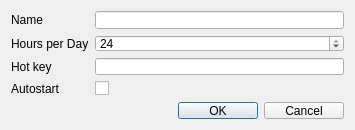
<?xml version="1.0" encoding="UTF-8"?>
<ui version="4.0">
 <class>Edit</class>
 <widget class="QDialog" name="Edit">
  <property name="geometry">
   <rect>
    <x>0</x>
    <y>0</y>
    <width>355</width>
    <height>130</height>
   </rect>
  </property>
  <property name="sizePolicy">
   <sizepolicy hsizetype="Preferred" vsizetype="Preferred">
    <horstretch>0</horstretch>
    <verstretch>0</verstretch>
   </sizepolicy>
  </property>
  <property name="minimumSize">
   <size>
    <width>255</width>
    <height>130</height>
   </size>
  </property>
  <property name="maximumSize">
   <size>
    <width>99999</width>
    <height>300</height>
   </size>
  </property>
  <property name="windowTitle">
   <string>Settings</string>
  </property>
  <layout class="QGridLayout" name="gridLayout" columnstretch="0,1">
   <item row="1" column="1">
    <widget class="QSpinBox" name="edHour">
     <property name="minimum">
      <number>1</number>
     </property>
     <property name="maximum">
      <number>24</number>
     </property>
     <property name="value">
      <number>24</number>
     </property>
    </widget>
   </item>
   <item row="0" column="1">
    <widget class="QLineEdit" name="edName">
     <property name="sizePolicy">
      <sizepolicy hsizetype="Minimum" vsizetype="Fixed">
       <horstretch>0</horstretch>
       <verstretch>0</verstretch>
      </sizepolicy>
     </property>
    </widget>
   </item>
   <item row="0" column="0">
    <widget class="QLabel" name="lbName">
     <property name="text">
      <string>Name</string>
     </property>
    </widget>
   </item>
   <item row="1" column="0">
    <widget class="QLabel" name="lbHours">
     <property name="text">
      <string>Hours per Day</string>
     </property>
    </widget>
   </item>
   <item row="5" column="0" colspan="2">
    <widget class="QDialogButtonBox" name="buttonBox">
     <property name="orientation">
      <enum>Qt::Horizontal</enum>
     </property>
     <property name="standardButtons">
      <set>QDialogButtonBox::Cancel|QDialogButtonBox::Ok</set>
     </property>
    </widget>
   </item>
   <item row="2" column="0">
    <widget class="QLabel" name="lbHotkey">
     <property name="text">
      <string>Hot key</string>
     </property>
    </widget>
   </item>
   <item row="2" column="1">
    <widget class="HotKeyEdit" name="edHotKey"/>
   </item>
   <item row="3" column="0">
    <widget class="QLabel" name="lbAutostart">
     <property name="text">
      <string>Autostart</string>
     </property>
    </widget>
   </item>
   <item row="3" column="1">
    <widget class="QCheckBox" name="chAutostart">
     <property name="text">
      <string notr="true"/>
     </property>
    </widget>
   </item>
  </layout>
 </widget>
 <customwidgets>
  <customwidget>
   <class>HotKeyEdit</class>
   <extends>QLineEdit</extends>
   <header>hotkeyedit.h</header>
  </customwidget>
 </customwidgets>
 <tabstops>
  <tabstop>edName</tabstop>
  <tabstop>edHour</tabstop>
  <tabstop>edHotKey</tabstop>
  <tabstop>buttonBox</tabstop>
 </tabstops>
 <resources/>
 <connections>
  <connection>
   <sender>buttonBox</sender>
   <signal>accepted()</signal>
   <receiver>Edit</receiver>
   <slot>accept()</slot>
   <hints>
    <hint type="sourcelabel">
     <x>248</x>
     <y>254</y>
    </hint>
    <hint type="destinationlabel">
     <x>157</x>
     <y>274</y>
    </hint>
   </hints>
  </connection>
  <connection>
   <sender>buttonBox</sender>
   <signal>rejected()</signal>
   <receiver>Edit</receiver>
   <slot>reject()</slot>
   <hints>
    <hint type="sourcelabel">
     <x>316</x>
     <y>260</y>
    </hint>
    <hint type="destinationlabel">
     <x>286</x>
     <y>274</y>
    </hint>
   </hints>
  </connection>
 </connections>
</ui>
